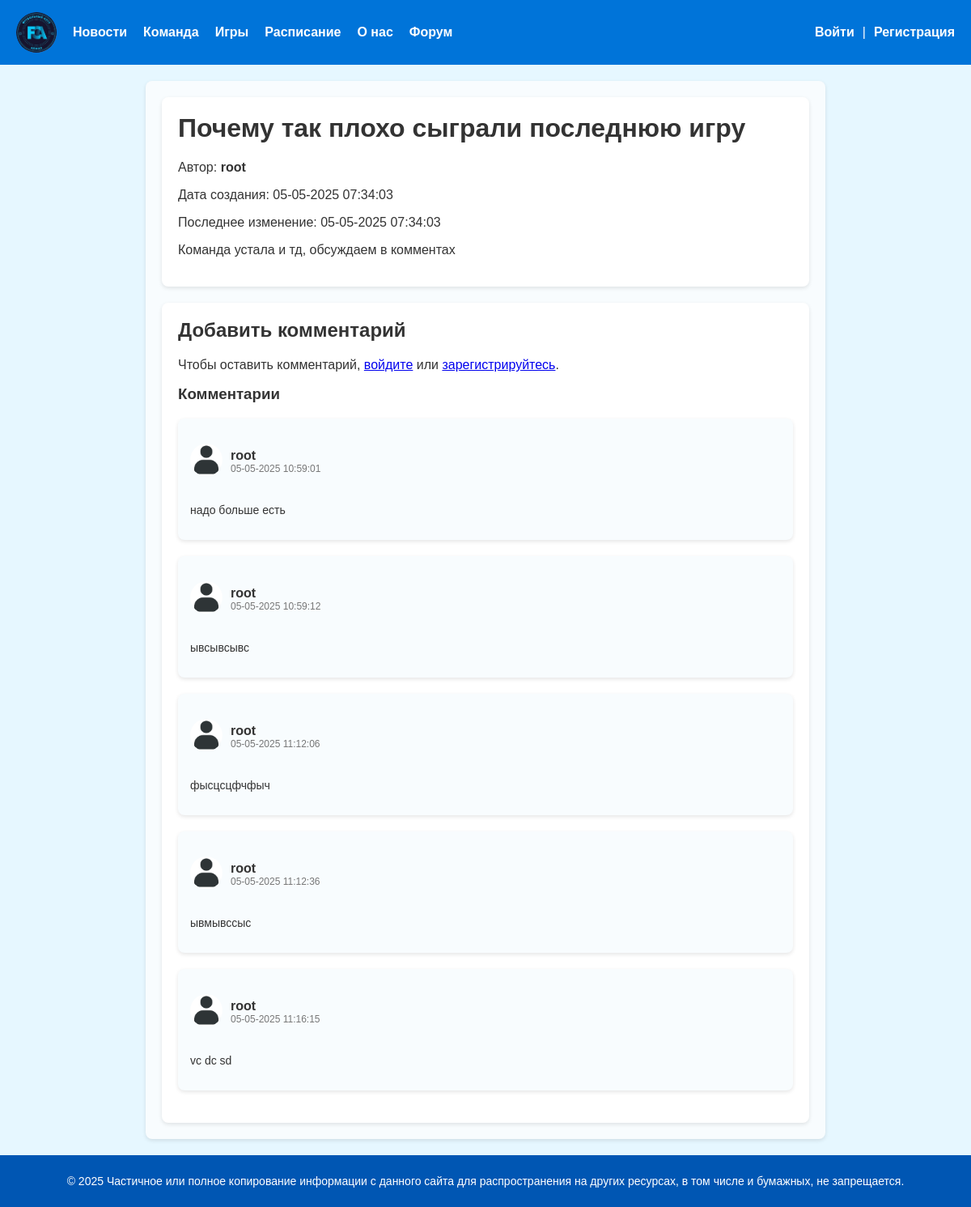
/forum/post/pochemu-tak-ploho-sygrali-poslednyuyu-igru-none-root, run on the app's committed database.
### forum/models.py (models this page shows, shortened)
class Post(models.Model):
    class Status(models.IntegerChoices):
        DRAFT = 0, 'черновик'
        PUBLISHED = 1, 'опубликованно'
    title = models.CharField(max_length=255, verbose_name="Заголовок")
    slug = models.SlugField(max_length=255, unique=True, db_index=True, verbose_name="Slug")
    photo = models.ImageField(upload_to="post_photo/%y/%m/%d", default=None, blank=True, null=True, verbose_name="Фото")
    content = models.TextField(blank=True, verbose_name="Текст новости", validators=[MinLengthValidator(5, message="Минимум 5 символов"), MaxLengthValidator(10000, message="Максимум 10000 символов")])
    time_create = models.DateTimeField(auto_now_add=True, verbose_name="Время создания")
    time_update = models.DateTimeField(auto_now=True, verbose_name="Время изменения")
    is_published = models.BooleanField(choices=tuple(map(lambda x: (bool(x[0]), x[1]), Status.choices)), default=Status.DRAFT, verbose_name="Статус")
    author = models.ForeignKey(get_user_model(), on_delete=models.CASCADE, related_name='posts', null=True, default=None)
    objects = models.Manager()
    published = PublishedManager()
    class Meta:
        verbose_name = "Пост"
        verbose_name_plural = "Посты"

class Comment(models.Model):
    post = models.ForeignKey(Post, on_delete=models.CASCADE, verbose_name='Пост комментария', related_name='comments')
    author = models.ForeignKey(get_user_model(), on_delete=models.CASCADE, null=True, default=None)
    content = models.TextField(blank=True, verbose_name="Текст новости", validators=[MinLengthValidator(5, message="Минимум 5 символов"), MaxLengthValidator(10000, message="Максимум 10000 символов")])
    time_create = models.DateTimeField(auto_now_add=True, verbose_name="Время создания")
    class Meta:
        verbose_name = "Комментарий"
        verbose_name_plural = "Комментарии"

### users/models.py (models this page shows)
class User(AbstractUser):
    photo = models.ImageField(upload_to='user_photo/%Y/%m/%d', blank=True, null=True, verbose_name='Аватар')
    date_birth = models.DateTimeField(blank=True, null=True, verbose_name='Дата рождения')

### forum/views.py (the view)
# urls.py: path('post/<slug:post_slug>', views.ShowPost.as_view(), name='post'),
class ShowPost(DataMixin, DetailView):
    template_name = 'forum/post.html'
    context_object_name = 'post'
    slug_url_kwarg = 'post_slug'
    def get_object(self, queryset = None):
        return get_object_or_404(Post.published, slug=self.kwargs[self.slug_url_kwarg])
    def get_context_data(self, **kwargs):
        context = super().get_context_data(**kwargs)
        context['comments'] = self.object.comments.all().order_by('time_create')
        context['form_class'] = AddCommentForm()
        context['default_image'] = settings.DEFAULT_USER_IMAGE
        return self.get_mixin_context(context, title=context['post'].title)

### core/utils.py (called while the page is built)
    def get_mixin_context(self, context, **kwargs):
        context.update(kwargs)
        return context

### forum/models.py (called while the page is built)
    def get_queryset(self):
        return super().get_queryset().filter(is_published=Post.Status.PUBLISHED)

### users/context_processors.py (called while the page is built)
def get_menu_context(request):
    return {'menu': menu}

### forum/templates/forum/post.html (shortened to what this page needs)
{% extends 'base.html' %}
{% block content %}
        <div class="post-article">
            <h1>{{ post.title }}</h1>
            <div class="post-meta">
                <p>Автор: <strong>{{ post.author.username }}</strong></p>
                <p>Дата создания: {{ post.time_create|date:"d-m-Y H:i:s" }}</p>
                <p>Последнее изменение: {{ post.time_update|date:"d-m-Y H:i:s" }}</p>
            </div>
            <div class="post-content">
                {{ post.content|linebreaks }}
            </div>
        </div>
        <div class="post-comments">
            <h2>Добавить комментарий</h2>
            {% if user.is_authenticated %}
                <form method="post" action="{% url 'forum:add_comment' post.slug %}">
                    {% csrf_token %}
                    {{ form_class.as_p }}
                    <button type="submit" class="btn">Отправить</button>
                </form>
            {% else %}
                <p>Чтобы оставить комментарий, <a href="{% url 'users:login' %}">войдите</a> или <a href="{% url 'users:register' %}">зарегистрируйтесь</a>.</p>
            {% endif %}
            <ul class="comment-list">
                <h3>Комментарии</h3>
                {% for comment in comments %}
                    <li class="comment">
                        <div class="comment-header">
                            {% if user.photo %}
                            <img src="{{ comment.author.photo.url }}" alt="{{ comment.author.username }}" class="avatar" />
                            {% else %}
                            <p><img src="{{ default_image }}" alt="{{ comment.author.username }}" class="avatar"></p>
                            {% endif %}
                            <div class="comment-info">
                                <span class="username">{{ comment.author.username }}</span>
                                <span class="timestamp">{{ comment.time_create|date:"d-m-Y H:i:s" }}</span>
                            </div>
                        </div>
                        <div class="comment-body">
                            <p>{{ comment.content }}</p>
                        </div>
                    </li>
                {% empty %}
                    <li>Комментариев пока нет. Будьте первым!</li>
                {% endfor %}
            </ul>
        </div>
{% endblock %}

### core/static/core/css/styles.css (style rules this page uses)
body { margin: 0; font-family: Arial, sans-serif; background-color: #f4f9fc; color: #333; display: flex; flex-direction: column; min-height: 100vh; }
.post-article { background-color: #fff; border-radius: 8px; box-shadow: 0 2px 5px rgba(0, 0, 0, 0.1); padding: 20px; }
.post-comments { background-color: #fff; padding: 20px; border-radius: 8px; box-shadow: 0 2px 5px rgba(0, 0, 0, 0.1); margin-top: 20px;; }
.post-article h1, .post-comments h2, .post-comments h3 { margin-top: 0; color: #333; }
.comment-list { list-style: none; padding: 0; margin: 10; }
.comment { margin-bottom: 20px; padding: 15px; background-color: #f8fcfe; border-radius: 8px; box-shadow: 0 2px 5px rgba(0, 0, 0, 0.1); }
.comment-header { display: flex; align-items: center; gap: 10px; margin-bottom: 10px; }
.avatar { width: 40px; height: 40px; border-radius: 50%; object-fit: cover; }
.comment-info { display: flex; flex-direction: column; }
.username { font-weight: bold; color: #333; }
.timestamp { font-size: 12px; color: #777; }
.comment-body { margin-top: 10px; font-size: 14px; color: #333; }

### data on the page
Post: title "Почему так плохо сыграли последнюю игру", author.username "root", time_create "05-05-2025 07:34:03", time_update "05-05-2025 07:34:03", content "Команда устала и тд, обсуждаем в комментах"
Comment: author.username "root", time_create "05-05-2025 10:59:01", content "надо больше есть"
Comment: author.username "root", time_create "05-05-2025 10:59:12", content "ывсывсывс"
Comment: author.username "root", time_create "05-05-2025 11:12:06", content "фысцсцфчфыч"
Comment: author.username "root", time_create "05-05-2025 11:12:36", content "ывмывссыс"
Comment: author.username "root", time_create "05-05-2025 11:16:15", content "vc dc sd"

### other printed values
{{ m.title }} "Новости" "Команда" "Игры" "Расписание" "О нас" "Форум"
